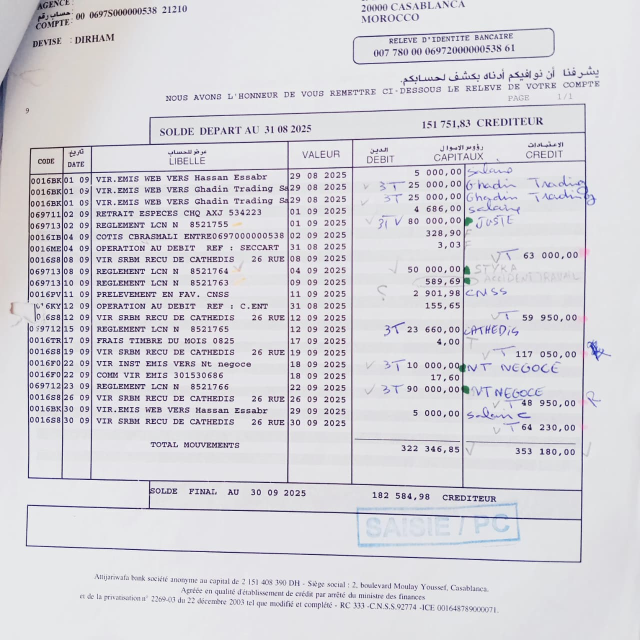
#> input picture backend/storage_local/b694e39c-e839-4aff-bd6f-cdb71744274a/0994301a-4fc9-4ce1-ab43-4953505d04b4.jpeg, 1280 x 1280 px (shown at 1/2 size)
$ python -i preprocessing_service.py   (imports and definitions only)
#> lines starting #> are read from the running program, lines starting #| are printed output that depends on the picture
#> further down, picture is the input picture: shape (1280, 1280, 3); mean B, G, R 218.8, 213, 214.4
"""
app/services/preprocessing_service.py

Prétraitement léger (niveaux de gris + CLAHE), streamé page par page.

CORRECTIF CRITIQUE (course dossier temporaire) : la version précédente
supprimait le dossier parent dès qu'il devenait vide après le
nettoyage d'UNE page (nettoyer_fichier_temporaire -> rmdir()). Sur un
document multi-pages, le dossier est momentanément vide entre deux
pages (la page suivante n'est pas encore écrite) -- le rmdir()
réussissait alors et supprimait le dossier PENDANT que le générateur
s'apprêtait à y écrire la page suivante, causant un échec d'écriture
silencieux (cv2.imwrite ne lève pas d'exception, retourne juste False)
et donc un "fichier introuvable" en aval.

Correctif : nettoyer_fichier_temporaire() ne supprime plus QUE le
fichier, jamais le dossier parent. Le dossier entier n'est supprimé
qu'UNE SEULE FOIS, après que le générateur soit complètement épuisé
(ou interrompu), via nettoyer_dossier_document() -- appelée par
l'appelant (document_processing.py) dans un bloc try/finally englobant
toute la boucle, pas à chaque itération.

Choix technique maintenu : PyMuPDF (fitz), pas pdf2image/Poppler.
"""
import logging
import os
import shutil
import tempfile
import time
import uuid
from pathlib import Path
from typing import Iterator

import cv2
import fitz  # PyMuPDF
import numpy as np

from app.core.exceptions import FichierIllisibleError

logger = logging.getLogger("comptaflow.preprocessing")

PDF_RENDER_DPI = 150
EXTENSIONS_IMAGE = {".png", ".jpg", ".jpeg", ".tiff", ".bmp"}

DIMENSION_MAX_PIXELS = 1800

SEUIL_CARACTERES_TEXTE_NATIF = 30


# Tente d'extraire le texte directement depuis la structure du PDF
# (PDF généré numériquement, pas un scan) -- quelques millisecondes,
# aucun appel à l'OCR. Retourne None si le fichier n'est pas un PDF,
# ou si le texte trouvé est trop court pour être exploitable.
# [24 lines left out: function extraire_texte_natif_pdf, not called in this run]


# Redimensionne l'image si sa plus grande dimension dépasse
# DIMENSION_MAX_PIXELS -- réduit la charge mémoire pour l'OCR/vision
# sans perte de lisibilité significative pour du texte de facture.
def _limiter_taille_image(image_bgr: np.ndarray) -> np.ndarray:
    hauteur, largeur = image_bgr.shape[:2]
#> hauteur = 1280; largeur = 1280
    plus_grande_dimension = max(hauteur, largeur)
#> plus_grande_dimension = 1280
    if plus_grande_dimension <= DIMENSION_MAX_PIXELS:
        return image_bgr

    ratio = DIMENSION_MAX_PIXELS / plus_grande_dimension
    nouvelle_largeur = int(largeur * ratio)
    nouvelle_hauteur = int(hauteur * ratio)
    return cv2.resize(
        image_bgr, (nouvelle_largeur, nouvelle_hauteur),
        interpolation=cv2.INTER_AREA,
    )


# Nettoyage léger d'une page : redimensionnement + niveaux de gris +
# CLAHE (amélioration du contraste local, utile sur des scans ternes).
def _nettoyer_page_rapide(image_bgr: np.ndarray) -> np.ndarray:
    t0 = time.perf_counter()
    image_bgr = _limiter_taille_image(image_bgr)
    gray = cv2.cvtColor(image_bgr, cv2.COLOR_BGR2GRAY)
    clahe = cv2.createCLAHE(clipLimit=1.5, tileGridSize=(8, 8))
    contrastee = clahe.apply(gray)
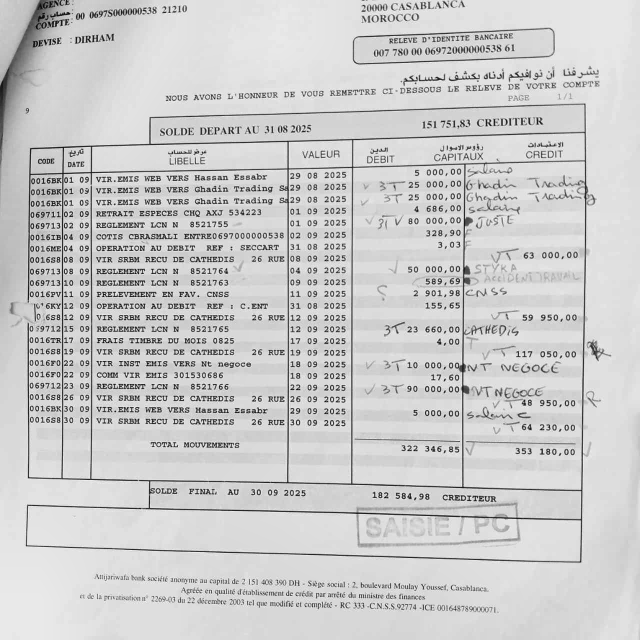
#> contrastee: shape (1280, 1280) (shown at 1/2 size); min 1, max 255, mean 203.8
    resultat = cv2.cvtColor(contrastee, cv2.COLOR_GRAY2BGR)
    t1 = time.perf_counter()
    logger.info("Prétraitement page (léger) : %.3fs", t1 - t0)
    return resultat


# Générateur principal : cède le CHEMIN (str) d'une page prétraitée à
# la fois, écrite dans un fichier temporaire PNG à l'intérieur d'un
# dossier UNIQUE PAR DOCUMENT (créé une fois, réutilisé pour toutes
# les pages). L'appelant doit :
#   1. appeler nettoyer_fichier_temporaire(chemin_page) après CHAQUE
#      page traitée (supprime uniquement le fichier, jamais le dossier)
#   2. appeler nettoyer_dossier_document(chemin_page) UNE SEULE FOIS
#      après la fin complète de la boucle (succès, break, ou
#      exception), pour supprimer le dossier entier proprement.
# [91 lines left out: functions generer_pages_pretraitees, nettoyer_dossier_temporaire, nettoyer_fichier_temporaire, nettoyer_dossier_document, not called in this run]

>>> import cv2
>>> picture = cv2.imread('../../storage_local/b694e39c-e839-4aff-bd6f-cdb71744274a/0994301a-4fc9-4ce1-ab43-4953505d04b4.jpeg')
>>> result = _nettoyer_page_rapide(picture)
